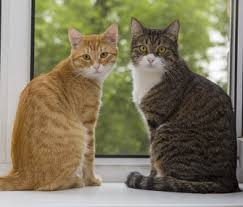
#> input picture Lab7/3.jpeg, 243 x 207 px
$ python lab7.py
#> lines starting #> are read from the running program, lines starting #| are printed output that depends on the picture; after the words box and inside, x2 and y2 are one past the last pixel; in counts of white or black regions, pixels touching at a corner belong together
import numpy as np
import matplotlib.pyplot as plt
import cv2
image = cv2.imread('3.jpeg')
#> image is the input picture: shape (207, 243, 3); mean B, G, R 95.2, 120.8, 128.4
image = cv2.cvtColor(image, cv2.COLOR_BGR2RGB)
# plotting the image
plt.imshow(image)
# saving image
cv2.imwrite('pic_BGR2RGB.jpg', image)
# converting image to Gray scale
gray_image = cv2.cvtColor(image, cv2.COLOR_BGR2GRAY)
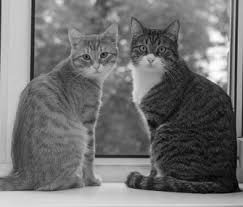
#> gray_image: shape (207, 243); min 0, max 255, mean 114
cv2.imwrite('pic_gray_image.jpg', gray_image)
# plotting the grayscale image
plt.imshow(gray_image)
# plt.show()
# converting image to HSV format
hsv_image = cv2.cvtColor(image, cv2.COLOR_BGR2HSV)
#> hsv_image: shape (207, 243, 3); mean H, S, V 92.4, 77.3, 131.1
cv2.imwrite('pubg_hsv_image.jpg', hsv_image)
# plotting the HSV image
plt.imshow(hsv_image)
plt.show()
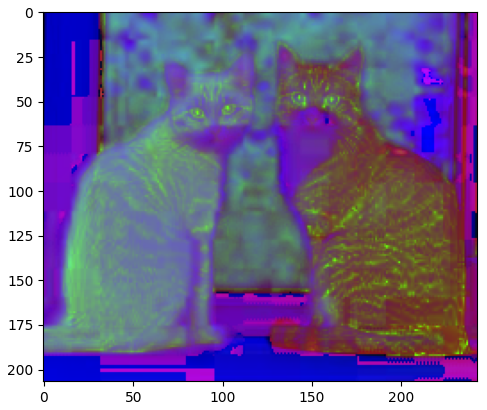
#> figure drawn by matplotlib, 1 panel
# here 0 means that the image is loaded in gray scale format
gray_image = cv2.imread('pic_gray_image.jpg', 0)
#> gray_image: shape (207, 243); min 0, max 255, mean 114

ret, thresh_binary = cv2.threshold(gray_image, 127, 255, cv2.THRESH_BINARY)
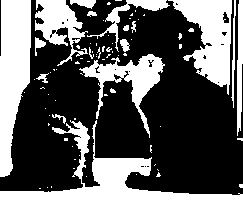
#> thresh_binary: shape (207, 243); 37.4% white; 80 white regions (62 under 20 px), largest, box (x1, y1, x2, y2) and area: (0, 120, 243, 207) 5918, (0, 0, 31, 177) 3928, (168, 0, 232, 95) 3018
ret, thresh_binary_inv = cv2.threshold(
    gray_image, 127, 255, cv2.THRESH_BINARY_INV)
ret, thresh_trunc = cv2.threshold(gray_image, 127, 255, cv2.THRESH_TRUNC)
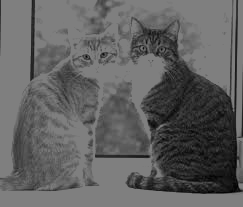
#> thresh_trunc: shape (207, 243); min 0, max 127, mean 96.8
ret, thresh_tozero = cv2.threshold(gray_image, 127, 255, cv2.THRESH_TOZERO)
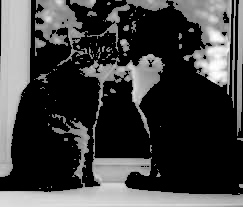
#> thresh_tozero: shape (207, 243); min 0, max 255, mean 64.8
ret, thresh_tozero_inv = cv2.threshold(
    gray_image, 127, 255, cv2.THRESH_TOZERO_INV)
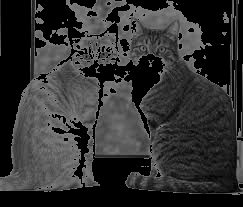
#> thresh_tozero_inv: shape (207, 243); min 0, max 127, mean 49.3

# DISPLAYING THE DIFFERENT THRESHOLDING STYLES
names = ['Oiriginal Image', 'BINARY', 'THRESH_BINARY_INV',
         'THRESH_ TRUNC', 'THRESH_TOZERO', 'THRESH_TOZERO_INV']
images = gray_image, thresh_binary, thresh_binary_inv, thresh_trunc, thresh_tozero, thresh_tozero_inv
for i in range(6):
    plt.subplot(2, 3, i+1), plt.imshow(images[i], 'gray')
    plt.title(names[i])
    plt.xticks([]), plt.yticks([])

plt.show()

# ADAPTIVE THRESHOLDING
gray_image = cv2.imread('pic_gray_image.jpg', 0)

ret, thresh_global = cv2.threshold(gray_image, 127, 255, cv2.THRESH_BINARY)

# here 11 is the pixel neighbourhood that is used to calculate the threshold value
thresh_mean = cv2.adaptiveThreshold(
    gray_image, 255, cv2.ADAPTIVE_THRESH_MEAN_C, cv2.THRESH_BINARY, 11, 2)
#> thresh_mean: shape (207, 243); 58.3% white; 177 black regions (129 under 20 px), largest, box (x1, y1, x2, y2) and area: (63, 0, 243, 194) 9755, (0, 0, 83, 192) 3831, (181, 0, 229, 64) 1214

thresh_gaussian = cv2.adaptiveThreshold(
    gray_image, 255, cv2.ADAPTIVE_THRESH_GAUSSIAN_C, cv2.THRESH_BINARY, 11, 2)
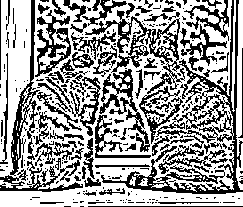
#> thresh_gaussian: shape (207, 243); 61.4% white; black in thin lines or dots

names = ['Original Image', 'Global Thresholding',
         'Adaptive Mean Threshold', 'Adaptive Gaussian Thresholding']
images = [gray_image, thresh_global, thresh_mean, thresh_gaussian]

for i in range(4):
    plt.subplot(2, 2, i+1), plt.imshow(images[i], 'gray')
    plt.title(names[i])
    plt.xticks([]), plt.yticks([])

plt.show()
